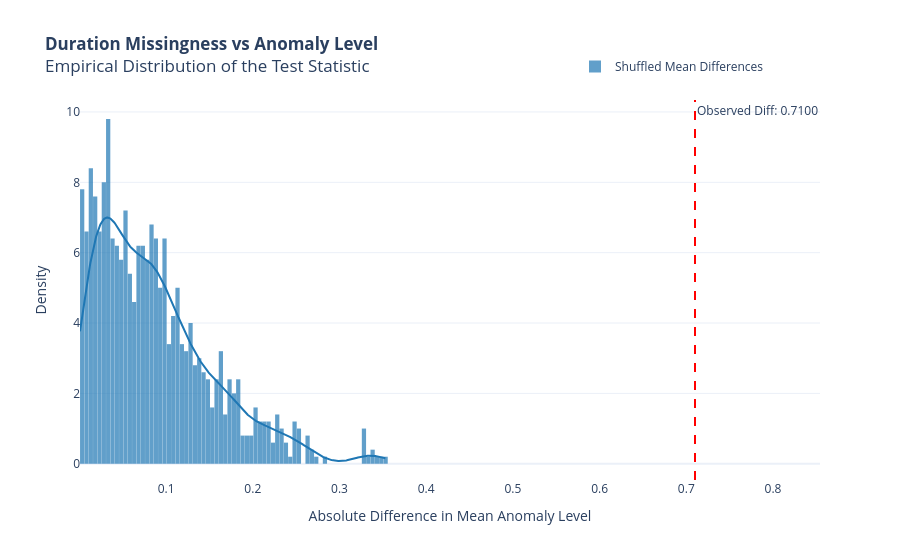

Notebook cell for this chart:
### Code cell
clean_df = df_cleaned.dropna(subset=['ANOMALY.LEVEL']).copy()
m_obs = clean_df.loc[clean_df['duration_missing'] == True, 'ANOMALY.LEVEL'].mean()
nm_obs = clean_df.loc[clean_df['duration_missing'] == False, 'ANOMALY.LEVEL'].mean()
observed_diff = abs(m_obs - nm_obs)

diffs = []
for _ in range(1000):
    shuffled_labels = clean_df['duration_missing'].sample(frac=1, replace=False).values
    m = clean_df.loc[shuffled_labels, 'ANOMALY.LEVEL'].mean()
    nm = clean_df.loc[~shuffled_labels, 'ANOMALY.LEVEL'].mean()
    diffs.append(abs(m - nm))

p_val_anomaly = np.mean(np.array(diffs) >= observed_diff)
print(f"ANOMALY.LEVEL Observed Diff: {observed_diff:.4f}, P-value: {p_val_anomaly:.4f}")

fig_dist = ff.create_distplot(
    [diffs], 
    ['Shuffled Mean Differences'], 
    show_hist=True, 
    show_rug=False,
    bin_size=0.005
)

fig_dist.add_vline(
    x=observed_diff, 
    line_dash="dash", 
    line_color="red", 
    annotation_text=f"Observed Diff: {observed_diff:.4f}",
    annotation_position="top right"
)

fig_dist.update_layout(
    title="<b>Duration Missingness vs Anomaly Level</b><br>Empirical Distribution of the Test Statistic",
    xaxis_title="Absolute Difference in Mean Anomaly Level",
    yaxis_title="Density",
    template="plotly_white",
    bargap=0.02,
    legend=dict(
        orientation='h',      
        x=0.8,
        xanchor='center',
        y=1.05,            
        yanchor='bottom',
    ),
)

fig_dist.show()

# Export plot for website
fig_dist.write_html('docs/assets/plots/duration_missingness_vs_anomaly_level.html', include_plotlyjs='cdn')

### Figure 1 — Plotly figure (JSON) as saved in the notebook; plotly's stock layout.template omitted (floating-point values rounded to 4 significant figures; data arrays with more than 128 entries replaced by an {"elided": "..."} marker saying what was removed)
{"data": [{"autobinx": false, "histnorm": "probability density", "legendgroup": "Shuffled Mean Differences", "marker": {"color": "rgb(31, 119, 180)"}, "name": "Shuffled Mean Differences", "opacity": 0.7, "type": "histogram", "x": {"elided": "1000 float values"}, "xaxis": "x", "xbins": {"end": 0.3536, "size": 0.005, "start": 0.0006868}, "yaxis": "y"}, {"legendgroup": "Shuffled Mean Differences", "marker": {"color": "rgb(31, 119, 180)"}, "mode": "lines", "name": "Shuffled Mean Differences", "showlegend": false, "type": "scatter", "x": {"elided": "500 float values"}, "xaxis": "x", "y": {"elided": "500 float values"}, "yaxis": "y"}], "layout": {"annotations": [{"showarrow": false, "text": "Observed Diff: 0.7100", "x": 0.71, "xanchor": "left", "xref": "x", "y": 1, "yanchor": "top", "yref": "y domain"}], "bargap": 0.02, "barmode": "overlay", "hovermode": "closest", "legend": {"orientation": "h", "traceorder": "reversed", "x": 0.8, "xanchor": "center", "y": 1.05, "yanchor": "bottom"}, "shapes": [{"line": {"color": "red", "dash": "dash"}, "type": "line", "x0": 0.71, "x1": 0.71, "xref": "x", "y0": 0, "y1": 1, "yref": "y domain"}], "title": {"text": "<b>Duration Missingness vs Anomaly Level</b><br>Empirical Distribution of the Test Statistic"}, "xaxis": {"anchor": "y2", "domain": [0, 1], "title": {"text": "Absolute Difference in Mean Anomaly Level"}, "zeroline": false}, "yaxis": {"anchor": "free", "domain": [0, 1], "position": 0, "title": {"text": "Density"}}}}
